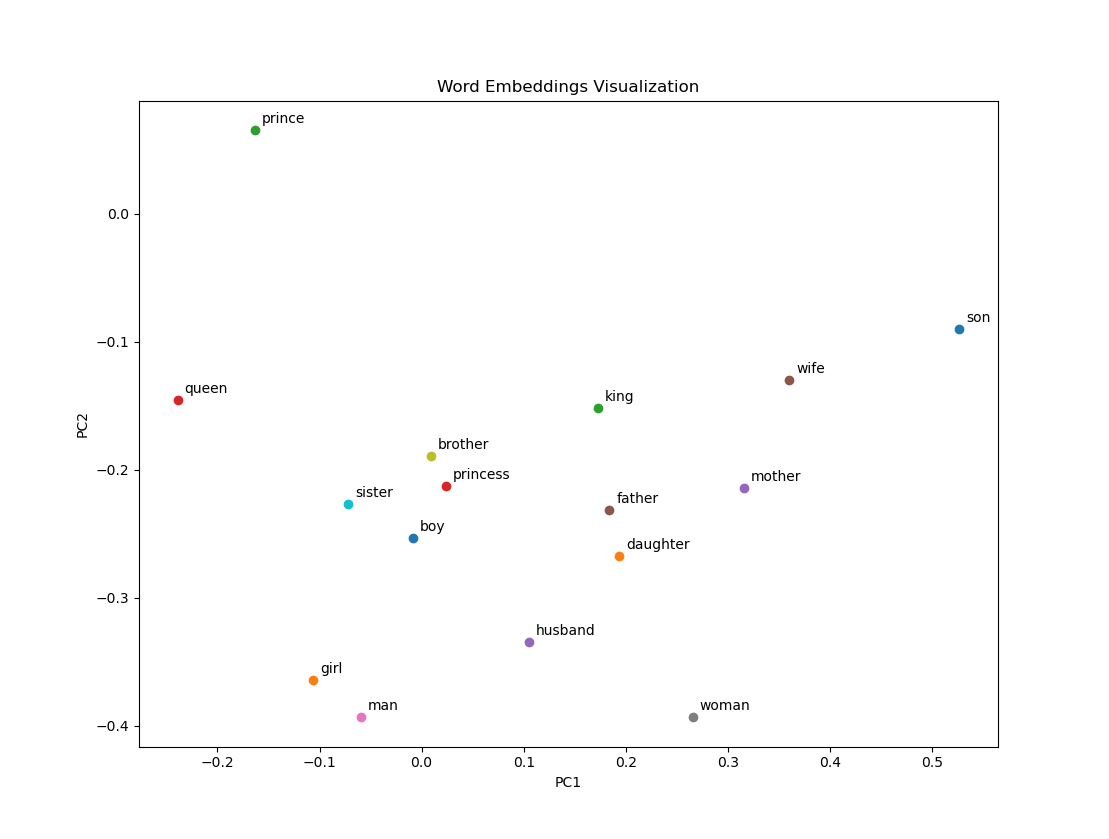

Here is the Python script that generated this plot:
import torch 
from dataset import WikiText2, BasicEnglishTokenizer, build_vocab, collate_cbow
from sklearn.decomposition import PCA
import matplotlib.pyplot as plt

ds = WikiText2() 
tokenizer = BasicEnglishTokenizer()
vocabulary = build_vocab(ds, tokenizer, min_freq=50) 

model = torch.load("saved/bruh10.pth", weights_only=False) 
embeddings = model.embedding.weight.detach().clone().numpy()

pca = PCA(n_components=2)
reduced = pca.fit_transform(embeddings)  

words = ["boy", "girl", "king", "queen", "mother", "father", "man", "woman",
         "brother", "sister", "son", "daughter", "prince", "princess", "husband", "wife"]

for word in words:
    idx = vocabulary.stoi[word]
    x, y = reduced[idx]
    plt.scatter(x, y)
    plt.annotate(word, (x, y), xytext=(5, 5), textcoords='offset points', fontsize=10)

plt.xlabel('PC1')
plt.ylabel('PC2')
plt.title('Word Embeddings Visualization')
plt.show()
